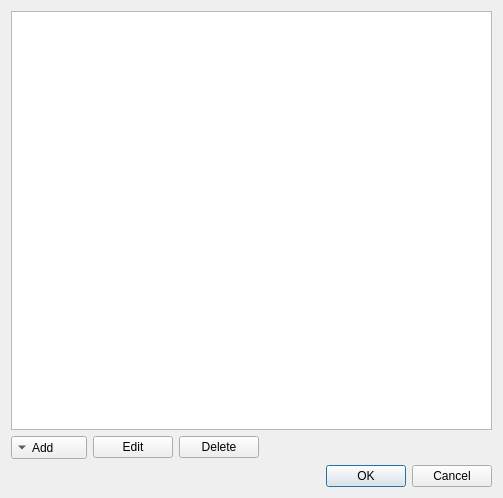
<?xml version="1.0" encoding="UTF-8"?>
<ui version="4.0">
 <class>UserAgentsWindow</class>
 <widget class="QWidget" name="UserAgentsWindow">
  <property name="geometry">
   <rect>
    <x>0</x>
    <y>0</y>
    <width>503</width>
    <height>498</height>
   </rect>
  </property>
  <property name="windowTitle">
   <string>Customize User Agents</string>
  </property>
  <layout class="QVBoxLayout" name="verticalLayout">
   <item>
    <widget class="QTreeView" name="treeView">
     <property name="editTriggers">
      <set>QAbstractItemView::DoubleClicked</set>
     </property>
    </widget>
   </item>
   <item>
    <layout class="QHBoxLayout" name="horizontalLayout">
     <item>
      <widget class="QToolButton" name="toolButtonAdd">
       <property name="minimumSize">
        <size>
         <width>76</width>
         <height>0</height>
        </size>
       </property>
       <property name="layoutDirection">
        <enum>Qt::LeftToRight</enum>
       </property>
       <property name="text">
        <string>Add</string>
       </property>
       <property name="popupMode">
        <enum>QToolButton::InstantPopup</enum>
       </property>
       <property name="toolButtonStyle">
        <enum>Qt::ToolButtonTextBesideIcon</enum>
       </property>
       <property name="autoRaise">
        <bool>false</bool>
       </property>
       <property name="arrowType">
        <enum>Qt::DownArrow</enum>
       </property>
      </widget>
     </item>
     <item>
      <widget class="QPushButton" name="pushButtonEdit">
       <property name="minimumSize">
        <size>
         <width>76</width>
         <height>0</height>
        </size>
       </property>
       <property name="text">
        <string>Edit</string>
       </property>
      </widget>
     </item>
     <item>
      <widget class="QPushButton" name="pushButtonDelete">
       <property name="minimumSize">
        <size>
         <width>76</width>
         <height>0</height>
        </size>
       </property>
       <property name="text">
        <string>Delete</string>
       </property>
      </widget>
     </item>
     <item>
      <spacer name="horizontalSpacer">
       <property name="orientation">
        <enum>Qt::Horizontal</enum>
       </property>
       <property name="sizeHint" stdset="0">
        <size>
         <width>40</width>
         <height>20</height>
        </size>
       </property>
      </spacer>
     </item>
    </layout>
   </item>
   <item>
    <widget class="QDialogButtonBox" name="buttonBox">
     <property name="standardButtons">
      <set>QDialogButtonBox::Cancel|QDialogButtonBox::Ok</set>
     </property>
    </widget>
   </item>
  </layout>
 </widget>
 <resources/>
 <connections/>
</ui>
